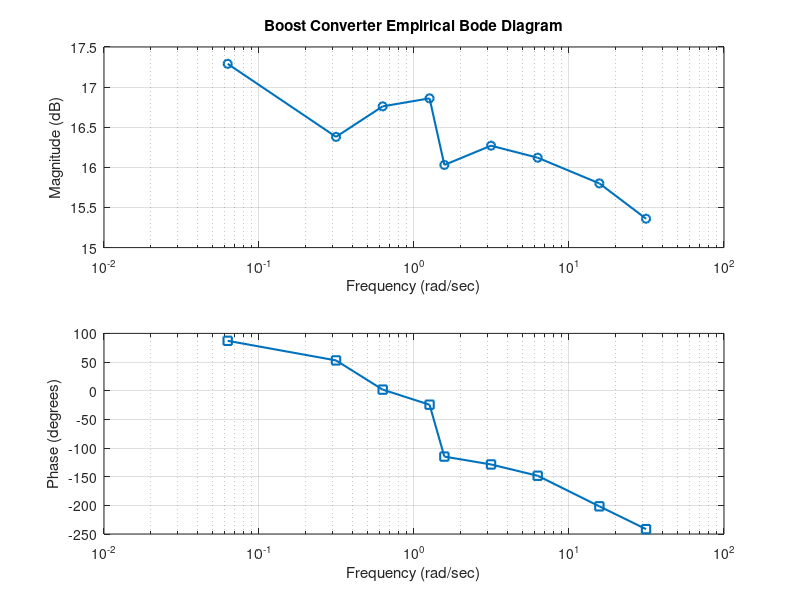

The MATLAB source for this figure:
freq  = [0.0628 0.314 0.628 1.26 1.57 3.14 6.28 15.7 31.4];  % in rad/sec
mag   = [17.29 16.38 16.76 16.86 16.03 16.27 16.12 15.80 15.36];    % in dB
phase = [87.06 52.86 1.89 -24.42 -114.93 -128.66 -148.39 -201.71 -241.50];     % in degrees

% Create Bode plot (2 subplots)
figure;

% Magnitude plot
subplot(2,1,1);
semilogx(freq, mag, 'o-', 'LineWidth', 1.5);
grid on;
xlabel('Frequency (rad/sec)');
ylabel('Magnitude (dB)');
title('Boost Converter Empirical Bode Diagram');

% Phase plot
subplot(2,1,2);
semilogx(freq, phase, 's-', 'LineWidth', 1.5);
grid on;
xlabel('Frequency (rad/sec)');
ylabel('Phase (degrees)');
